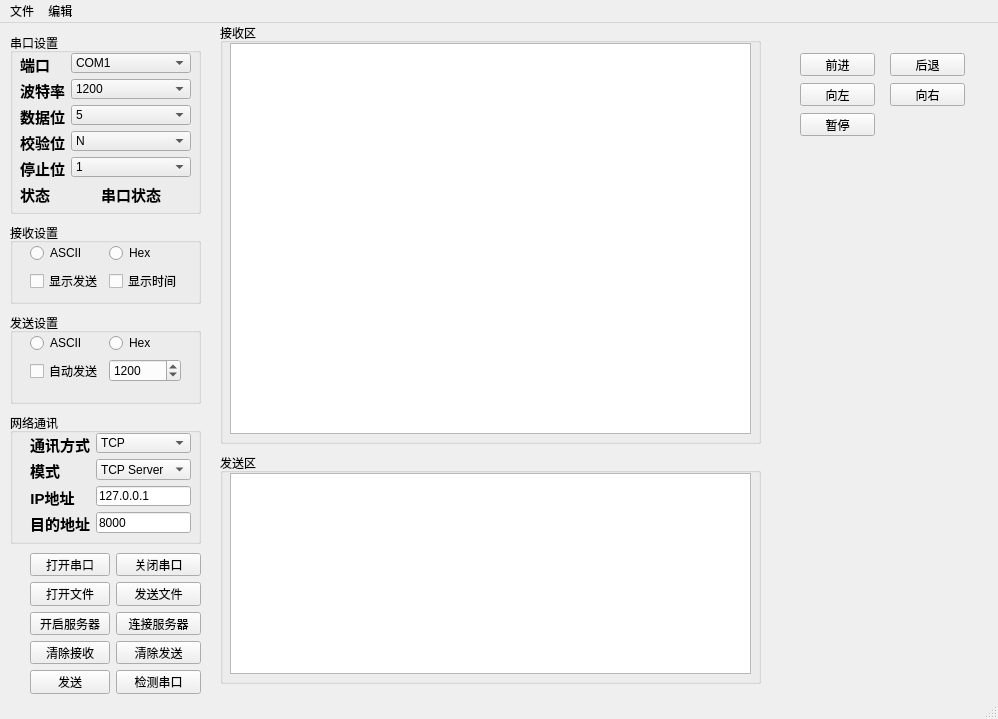
<?xml version="1.0" encoding="UTF-8"?>
<ui version="4.0">
 <class>MainWindow</class>
 <widget class="QMainWindow" name="MainWindow">
  <property name="geometry">
   <rect>
    <x>0</x>
    <y>0</y>
    <width>998</width>
    <height>719</height>
   </rect>
  </property>
  <property name="windowTitle">
   <string>MainWindow</string>
  </property>
  <widget class="QWidget" name="centralwidget">
   <widget class="QWidget" name="layoutWidget">
    <property name="geometry">
     <rect>
      <x>30</x>
      <y>310</y>
      <width>151</width>
      <height>61</height>
     </rect>
    </property>
    <layout class="QFormLayout" name="formLayout_3">
     <item row="0" column="0">
      <widget class="QRadioButton" name="ASCII2_radioButton">
       <property name="text">
        <string>ASCII</string>
       </property>
      </widget>
     </item>
     <item row="0" column="1">
      <widget class="QRadioButton" name="Hex2_radioButton">
       <property name="text">
        <string>Hex</string>
       </property>
      </widget>
     </item>
     <item row="2" column="0">
      <widget class="QCheckBox" name="send_checkBox_2">
       <property name="text">
        <string>自动发送</string>
       </property>
      </widget>
     </item>
     <item row="2" column="1">
      <widget class="QSpinBox" name="spinBox">
       <property name="maximum">
        <number>100000</number>
       </property>
       <property name="value">
        <number>1200</number>
       </property>
      </widget>
     </item>
    </layout>
   </widget>
   <widget class="QGroupBox" name="send_groupBox">
    <property name="geometry">
     <rect>
      <x>10</x>
      <y>290</y>
      <width>191</width>
      <height>91</height>
     </rect>
    </property>
    <property name="title">
     <string>发送设置</string>
    </property>
   </widget>
   <widget class="QGroupBox" name="TCPgroupBox">
    <property name="geometry">
     <rect>
      <x>10</x>
      <y>390</y>
      <width>191</width>
      <height>131</height>
     </rect>
    </property>
    <property name="title">
     <string>网络通讯</string>
    </property>
   </widget>
   <widget class="QGroupBox" name="SendgroupBox">
    <property name="geometry">
     <rect>
      <x>220</x>
      <y>0</y>
      <width>541</width>
      <height>421</height>
     </rect>
    </property>
    <property name="title">
     <string>接收区</string>
    </property>
    <widget class="QTextEdit" name="RectextEdit">
     <property name="geometry">
      <rect>
       <x>10</x>
       <y>20</y>
       <width>521</width>
       <height>391</height>
      </rect>
     </property>
     <property name="styleSheet">
      <string notr="true"/>
     </property>
    </widget>
   </widget>
   <widget class="QGroupBox" name="SendgroupBox_2">
    <property name="geometry">
     <rect>
      <x>220</x>
      <y>430</y>
      <width>541</width>
      <height>231</height>
     </rect>
    </property>
    <property name="title">
     <string>发送区</string>
    </property>
    <widget class="QTextEdit" name="SendtextEdit">
     <property name="geometry">
      <rect>
       <x>10</x>
       <y>20</y>
       <width>521</width>
       <height>201</height>
      </rect>
     </property>
    </widget>
   </widget>
   <widget class="QPushButton" name="HeadButton">
    <property name="geometry">
     <rect>
      <x>800</x>
      <y>30</y>
      <width>75</width>
      <height>23</height>
     </rect>
    </property>
    <property name="text">
     <string>前进</string>
    </property>
   </widget>
   <widget class="QPushButton" name="Reback">
    <property name="geometry">
     <rect>
      <x>890</x>
      <y>30</y>
      <width>75</width>
      <height>23</height>
     </rect>
    </property>
    <property name="text">
     <string>后退</string>
    </property>
   </widget>
   <widget class="QPushButton" name="LeftButton">
    <property name="geometry">
     <rect>
      <x>800</x>
      <y>60</y>
      <width>75</width>
      <height>23</height>
     </rect>
    </property>
    <property name="text">
     <string>向左</string>
    </property>
   </widget>
   <widget class="QPushButton" name="RightButton">
    <property name="geometry">
     <rect>
      <x>890</x>
      <y>60</y>
      <width>75</width>
      <height>23</height>
     </rect>
    </property>
    <property name="text">
     <string>向右</string>
    </property>
   </widget>
   <widget class="QPushButton" name="StopButton">
    <property name="geometry">
     <rect>
      <x>800</x>
      <y>90</y>
      <width>75</width>
      <height>23</height>
     </rect>
    </property>
    <property name="text">
     <string>暂停</string>
    </property>
   </widget>
   <widget class="QWidget" name="layoutWidget">
    <property name="geometry">
     <rect>
      <x>30</x>
      <y>410</y>
      <width>161</width>
      <height>100</height>
     </rect>
    </property>
    <layout class="QFormLayout" name="formLayout_4">
     <item row="0" column="0">
      <widget class="QLabel" name="TCPLab">
       <property name="text">
        <string>&lt;html&gt;&lt;head/&gt;&lt;body&gt;&lt;p align=&quot;center&quot;&gt;&lt;span style=&quot; font-size:11pt; font-weight:600;&quot;&gt;通讯方式&lt;/span&gt;&lt;/p&gt;&lt;/body&gt;&lt;/html&gt;</string>
       </property>
      </widget>
     </item>
     <item row="0" column="1">
      <widget class="QComboBox" name="TCP_comboBox">
       <item>
        <property name="text">
         <string>TCP</string>
        </property>
       </item>
       <item>
        <property name="text">
         <string>UDP</string>
        </property>
       </item>
      </widget>
     </item>
     <item row="1" column="0">
      <widget class="QLabel" name="ModelLab">
       <property name="text">
        <string>&lt;html&gt;&lt;head/&gt;&lt;body&gt;&lt;p align=&quot;center&quot;&gt;&lt;span style=&quot; font-size:11pt; font-weight:600;&quot;&gt;模式&lt;/span&gt;&lt;/p&gt;&lt;/body&gt;&lt;/html&gt;</string>
       </property>
      </widget>
     </item>
     <item row="1" column="1">
      <widget class="QComboBox" name="Model_comboBox">
       <item>
        <property name="text">
         <string>TCP Server</string>
        </property>
       </item>
       <item>
        <property name="text">
         <string>TCP Client</string>
        </property>
       </item>
       <item>
        <property name="text">
         <string>UDP Server</string>
        </property>
       </item>
       <item>
        <property name="text">
         <string>UDP Client</string>
        </property>
       </item>
       <item>
        <property name="text">
         <string/>
        </property>
       </item>
      </widget>
     </item>
     <item row="2" column="0">
      <widget class="QLabel" name="IPLab_2">
       <property name="text">
        <string>&lt;html&gt;&lt;head/&gt;&lt;body&gt;&lt;p align=&quot;center&quot;&gt;&lt;span style=&quot; font-size:11pt; font-weight:600;&quot;&gt;IP地址&lt;/span&gt;&lt;/p&gt;&lt;/body&gt;&lt;/html&gt;</string>
       </property>
      </widget>
     </item>
     <item row="3" column="0">
      <widget class="QLabel" name="IPLab">
       <property name="text">
        <string>&lt;html&gt;&lt;head/&gt;&lt;body&gt;&lt;p align=&quot;center&quot;&gt;&lt;span style=&quot; font-size:11pt; font-weight:600;&quot;&gt;目的地址&lt;/span&gt;&lt;/p&gt;&lt;/body&gt;&lt;/html&gt;</string>
       </property>
      </widget>
     </item>
     <item row="2" column="1">
      <widget class="QLineEdit" name="IP_lineEdit">
       <property name="text">
        <string>127.0.0.1</string>
       </property>
      </widget>
     </item>
     <item row="3" column="1">
      <widget class="QLineEdit" name="PortlineEdit">
       <property name="text">
        <string>8000</string>
       </property>
      </widget>
     </item>
    </layout>
   </widget>
   <widget class="QWidget" name="layoutWidget">
    <property name="geometry">
     <rect>
      <x>30</x>
      <y>220</y>
      <width>150</width>
      <height>51</height>
     </rect>
    </property>
    <layout class="QFormLayout" name="formLayout_2">
     <item row="0" column="0">
      <widget class="QRadioButton" name="ASCII_raBut">
       <property name="text">
        <string>ASCII</string>
       </property>
      </widget>
     </item>
     <item row="0" column="1">
      <widget class="QRadioButton" name="Hex_radioButton">
       <property name="text">
        <string>Hex</string>
       </property>
      </widget>
     </item>
     <item row="1" column="0">
      <widget class="QCheckBox" name="send_checkBox">
       <property name="text">
        <string>显示发送</string>
       </property>
      </widget>
     </item>
     <item row="1" column="1">
      <widget class="QCheckBox" name="time_checkBox">
       <property name="text">
        <string>显示时间</string>
       </property>
      </widget>
     </item>
    </layout>
   </widget>
   <widget class="QWidget" name="layoutWidget">
    <property name="geometry">
     <rect>
      <x>20</x>
      <y>30</y>
      <width>171</width>
      <height>151</height>
     </rect>
    </property>
    <layout class="QFormLayout" name="formLayout">
     <item row="0" column="0">
      <widget class="QLabel" name="PorLab">
       <property name="text">
        <string>&lt;html&gt;&lt;head/&gt;&lt;body&gt;&lt;p align=&quot;center&quot;&gt;&lt;span style=&quot; font-size:11pt; font-weight:600;&quot;&gt;端口&lt;/span&gt;&lt;/p&gt;&lt;/body&gt;&lt;/html&gt;</string>
       </property>
      </widget>
     </item>
     <item row="0" column="1">
      <widget class="QComboBox" name="port_comboBox">
       <item>
        <property name="text">
         <string>COM1</string>
        </property>
       </item>
       <item>
        <property name="text">
         <string>COM2</string>
        </property>
       </item>
       <item>
        <property name="text">
         <string>COM3</string>
        </property>
       </item>
       <item>
        <property name="text">
         <string>COM4</string>
        </property>
       </item>
       <item>
        <property name="text">
         <string>COM4</string>
        </property>
       </item>
       <item>
        <property name="text">
         <string>COM5</string>
        </property>
       </item>
      </widget>
     </item>
     <item row="1" column="0">
      <widget class="QLabel" name="BaudLab">
       <property name="text">
        <string>&lt;html&gt;&lt;head/&gt;&lt;body&gt;&lt;p align=&quot;center&quot;&gt;&lt;span style=&quot; font-size:11pt; font-weight:600;&quot;&gt;波特率&lt;/span&gt;&lt;/p&gt;&lt;/body&gt;&lt;/html&gt;</string>
       </property>
      </widget>
     </item>
     <item row="1" column="1">
      <widget class="QComboBox" name="Baud_comboBox">
       <item>
        <property name="text">
         <string>1200</string>
        </property>
       </item>
       <item>
        <property name="text">
         <string>2400</string>
        </property>
       </item>
       <item>
        <property name="text">
         <string>4800</string>
        </property>
       </item>
       <item>
        <property name="text">
         <string>9600</string>
        </property>
       </item>
       <item>
        <property name="text">
         <string>14400</string>
        </property>
       </item>
       <item>
        <property name="text">
         <string>19200</string>
        </property>
       </item>
       <item>
        <property name="text">
         <string>38400</string>
        </property>
       </item>
       <item>
        <property name="text">
         <string>56000</string>
        </property>
       </item>
       <item>
        <property name="text">
         <string>57600</string>
        </property>
       </item>
       <item>
        <property name="text">
         <string>115200</string>
        </property>
       </item>
       <item>
        <property name="text">
         <string>128000</string>
        </property>
       </item>
      </widget>
     </item>
     <item row="2" column="0">
      <widget class="QLabel" name="DataLab">
       <property name="text">
        <string>&lt;html&gt;&lt;head/&gt;&lt;body&gt;&lt;p align=&quot;center&quot;&gt;&lt;span style=&quot; font-size:11pt; font-weight:600;&quot;&gt;数据位&lt;/span&gt;&lt;/p&gt;&lt;/body&gt;&lt;/html&gt;</string>
       </property>
      </widget>
     </item>
     <item row="2" column="1">
      <widget class="QComboBox" name="Data_comboBox">
       <item>
        <property name="text">
         <string>5</string>
        </property>
       </item>
       <item>
        <property name="text">
         <string>6</string>
        </property>
       </item>
       <item>
        <property name="text">
         <string>7</string>
        </property>
       </item>
       <item>
        <property name="text">
         <string>8</string>
        </property>
       </item>
      </widget>
     </item>
     <item row="3" column="0">
      <widget class="QLabel" name="CheckLab">
       <property name="text">
        <string>&lt;html&gt;&lt;head/&gt;&lt;body&gt;&lt;p align=&quot;center&quot;&gt;&lt;span style=&quot; font-size:11pt; font-weight:600;&quot;&gt;校验位&lt;/span&gt;&lt;/p&gt;&lt;/body&gt;&lt;/html&gt;</string>
       </property>
      </widget>
     </item>
     <item row="3" column="1">
      <widget class="QComboBox" name="Check_comboBox">
       <item>
        <property name="text">
         <string>N</string>
        </property>
       </item>
       <item>
        <property name="text">
         <string>E</string>
        </property>
       </item>
       <item>
        <property name="text">
         <string>O</string>
        </property>
       </item>
       <item>
        <property name="text">
         <string>M</string>
        </property>
       </item>
       <item>
        <property name="text">
         <string>S</string>
        </property>
       </item>
      </widget>
     </item>
     <item row="4" column="0">
      <widget class="QLabel" name="StopLab">
       <property name="text">
        <string>&lt;html&gt;&lt;head/&gt;&lt;body&gt;&lt;p align=&quot;center&quot;&gt;&lt;span style=&quot; font-size:11pt; font-weight:600;&quot;&gt;停止位&lt;/span&gt;&lt;/p&gt;&lt;/body&gt;&lt;/html&gt;</string>
       </property>
      </widget>
     </item>
     <item row="4" column="1">
      <widget class="QComboBox" name="Stop_comboBox">
       <item>
        <property name="text">
         <string>1</string>
        </property>
       </item>
       <item>
        <property name="text">
         <string>1.5</string>
        </property>
       </item>
       <item>
        <property name="text">
         <string>2</string>
        </property>
       </item>
      </widget>
     </item>
     <item row="5" column="0">
      <widget class="QLabel" name="StatuLab">
       <property name="text">
        <string>&lt;html&gt;&lt;head/&gt;&lt;body&gt;&lt;p align=&quot;center&quot;&gt;&lt;span style=&quot; font-size:11pt; font-weight:600;&quot;&gt;状态&lt;/span&gt;&lt;/p&gt;&lt;/body&gt;&lt;/html&gt;</string>
       </property>
      </widget>
     </item>
     <item row="5" column="1">
      <widget class="QLabel" name="CheckStaLab">
       <property name="text">
        <string>&lt;html&gt;&lt;head/&gt;&lt;body&gt;&lt;p align=&quot;center&quot;&gt;&lt;span style=&quot; font-size:11pt; font-weight:600;&quot;&gt;串口状态&lt;/span&gt;&lt;/p&gt;&lt;/body&gt;&lt;/html&gt;</string>
       </property>
      </widget>
     </item>
    </layout>
   </widget>
   <widget class="QGroupBox" name="Recive_groupBox">
    <property name="geometry">
     <rect>
      <x>10</x>
      <y>200</y>
      <width>191</width>
      <height>81</height>
     </rect>
    </property>
    <property name="title">
     <string>接收设置</string>
    </property>
   </widget>
   <widget class="QGroupBox" name="PortgroupBox">
    <property name="geometry">
     <rect>
      <x>10</x>
      <y>10</y>
      <width>191</width>
      <height>181</height>
     </rect>
    </property>
    <property name="title">
     <string>串口设置</string>
    </property>
   </widget>
   <widget class="QWidget" name="">
    <property name="geometry">
     <rect>
      <x>30</x>
      <y>530</y>
      <width>171</width>
      <height>141</height>
     </rect>
    </property>
    <layout class="QFormLayout" name="formLayout_5">
     <item row="0" column="0">
      <widget class="QPushButton" name="OpenPort">
       <property name="text">
        <string>打开串口</string>
       </property>
      </widget>
     </item>
     <item row="0" column="1">
      <widget class="QPushButton" name="ClosePort">
       <property name="text">
        <string>关闭串口</string>
       </property>
      </widget>
     </item>
     <item row="1" column="0">
      <widget class="QPushButton" name="OpenFile">
       <property name="text">
        <string>打开文件</string>
       </property>
      </widget>
     </item>
     <item row="1" column="1">
      <widget class="QPushButton" name="SendFile">
       <property name="text">
        <string>发送文件</string>
       </property>
      </widget>
     </item>
     <item row="2" column="0">
      <widget class="QPushButton" name="OpenServer">
       <property name="text">
        <string>开启服务器</string>
       </property>
      </widget>
     </item>
     <item row="2" column="1">
      <widget class="QPushButton" name="ConnectServer">
       <property name="text">
        <string>连接服务器</string>
       </property>
      </widget>
     </item>
     <item row="3" column="0">
      <widget class="QPushButton" name="ClearRecieve">
       <property name="text">
        <string>清除接收</string>
       </property>
      </widget>
     </item>
     <item row="3" column="1">
      <widget class="QPushButton" name="ClearSend">
       <property name="text">
        <string>清除发送</string>
       </property>
      </widget>
     </item>
     <item row="4" column="1">
      <widget class="QPushButton" name="CheckButton">
       <property name="text">
        <string>检测串口</string>
       </property>
      </widget>
     </item>
     <item row="4" column="0">
      <widget class="QPushButton" name="Send">
       <property name="text">
        <string>发送</string>
       </property>
      </widget>
     </item>
    </layout>
   </widget>
  </widget>
  <widget class="QMenuBar" name="menubar">
   <property name="geometry">
    <rect>
     <x>0</x>
     <y>0</y>
     <width>998</width>
     <height>23</height>
    </rect>
   </property>
   <widget class="QMenu" name="menu">
    <property name="title">
     <string>文件</string>
    </property>
   </widget>
   <widget class="QMenu" name="menu_2">
    <property name="title">
     <string>编辑 </string>
    </property>
   </widget>
   <addaction name="menu"/>
   <addaction name="menu_2"/>
  </widget>
  <widget class="QStatusBar" name="statusbar"/>
 </widget>
 <resources/>
 <connections>
  <connection>
   <sender>ClearRecieve</sender>
   <signal>clicked()</signal>
   <receiver>RectextEdit</receiver>
   <slot>clear()</slot>
   <hints>
    <hint type="sourcelabel">
     <x>248</x>
     <y>684</y>
    </hint>
    <hint type="destinationlabel">
     <x>282</x>
     <y>379</y>
    </hint>
   </hints>
  </connection>
  <connection>
   <sender>ClearSend</sender>
   <signal>clicked()</signal>
   <receiver>SendtextEdit</receiver>
   <slot>clear()</slot>
   <hints>
    <hint type="sourcelabel">
     <x>342</x>
     <y>681</y>
    </hint>
    <hint type="destinationlabel">
     <x>340</x>
     <y>613</y>
    </hint>
   </hints>
  </connection>
 </connections>
</ui>
